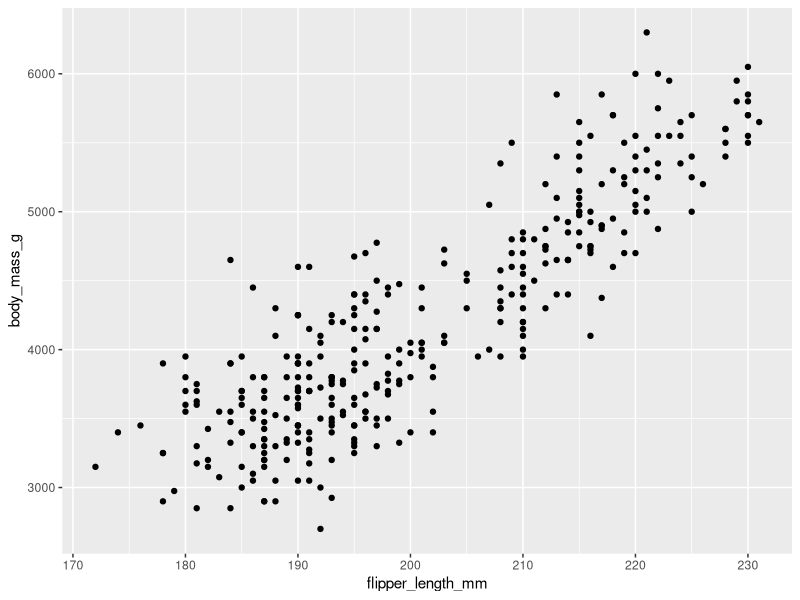
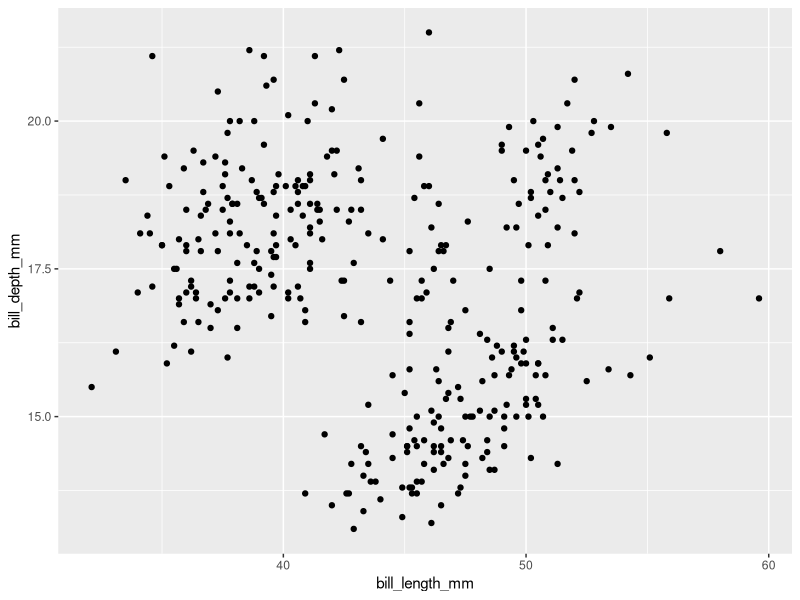

Source code (R) for these figures, in order:
library(ggplot2)
library(tidyverse)
library(palmerpenguins)
ggplot(data  = penguins) + 
  geom_point(mapping = aes(x = flipper_length_mm , y = body_mass_g))

ggplot(data  = penguins) + 
  geom_point(mapping = aes(x = bill_length_mm , y = bill_depth_mm))


#glimpse(penguins)
#view(penguins)
